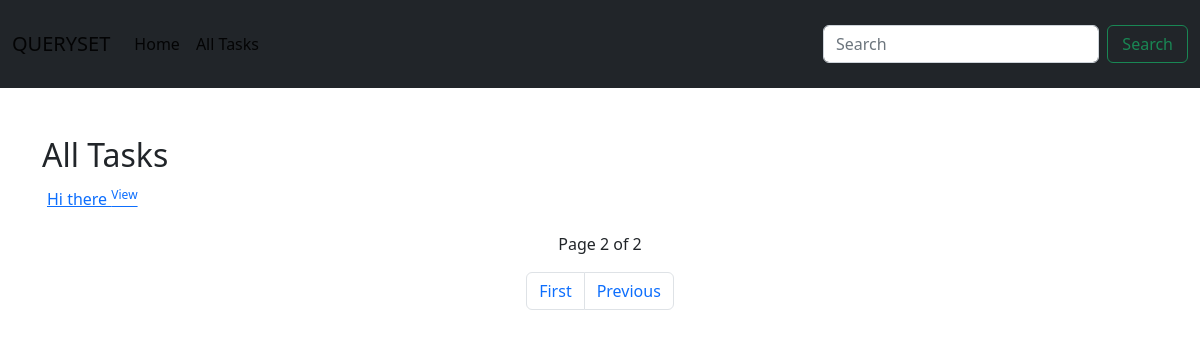
The page /all_tasks?page=2 on the database as committed earlier.
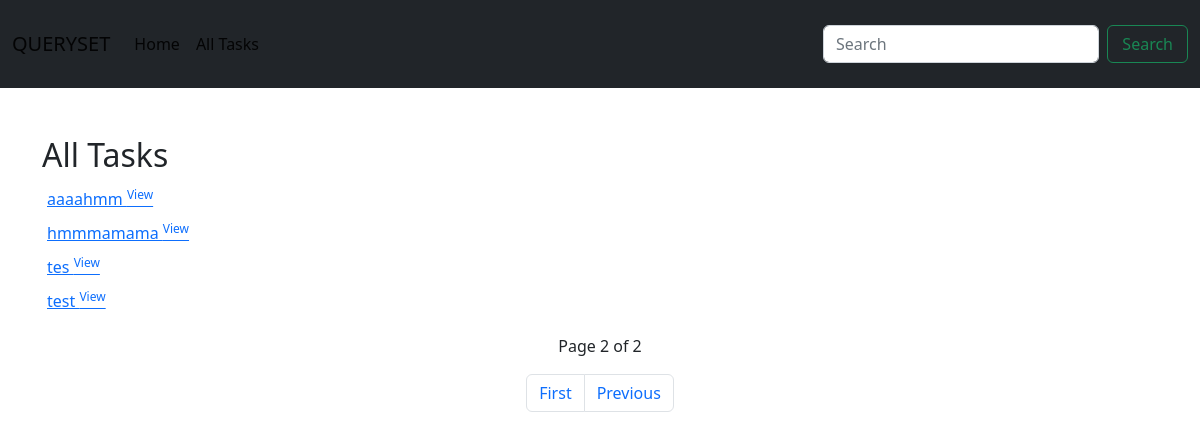
The same page on the database as committed later.
### crud_queryset/models.py (models this page shows, shortened)
class Task(models.Model):
     name = models.CharField(max_length=120, unique=True)
     description = models.TextField(blank=True)
     iscompleted = models.BooleanField(default=False)
     class Meta:
        ordering = ['name']

### crud_queryset/views.py (the view)
# urls.py: path('all_tasks',crud_queryset.views.all_tasks_list, name='all-tasks'),
def all_tasks_list(request):
    task_lists = Task.objects.all()
    paginator = Paginator(task_lists,4)
    page = request.GET.get('page')
    all_tasks = paginator.get_page(page)
    return render(request, 'tasks/allTasksPage.html', {'all_tasks':all_tasks})

### crud_queryset/templates/tasks/allTasksPage.html (shortened to what this page needs)
{%extends 'crud/base.html'%}
{% block content %}
<div class="container task-lists">
    <div class="row mt-5">
      <h2>All Tasks</h2>
      <ul style="list-style:none">
      {%for task in all_tasks%}
        <li  style="padding:5px">
            <a  href="{% url 'detail' task.id %}">{{task.name}}
                <sup>View</sup>  <a href="{% url 'detail' task.id %}"></a>
              </a>
        </li>
      {%endfor%}
    </div>
    <p align="center">Page {{all_tasks.number}} of {{all_tasks.paginator.num_pages}}</p>
   <span aria-label="Page navigation example">
      <ul class="pagination justify-content-center">
          {%if all_tasks.has_previous%}
        <li class="page-item"><a class="page-link" href="?page=1">First</a></li>
        <li class="page-item">
          <a class="page-link" href="?page={{all_tasks.previous_page_number}}" tabindex="-1">Previous</a>
        </li>
        {%endif%}
      </ul>
    </span>
  </div>
{%endblock%}

Rows that differ between the two databases and show on the page:
no longer on this page (row unchanged): Task: name "Hi there"
added Task: name "aaaahmm"
added Task: name "hmmmamama"
added Task: name "tes"
added Task: name "test"
